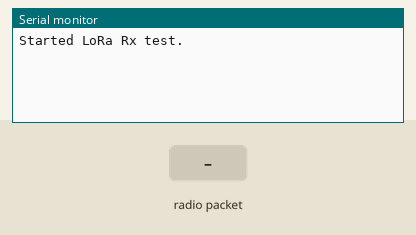
A sketch run on a simulated Arduino Uno, built with avr-gcc and run on an emulated ATmega328P. Shown: the last lines printed to the serial monitor. Inputs (shaded band) come from the test bench. No radio packets arrive unless stated.

Above: at 1.2 s.
1.3 s: radio packet "1" arrives
At 2.5 s:
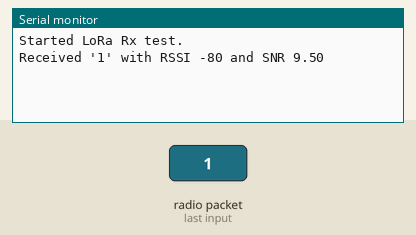
2.8 s: radio packet "0" arrives
At 3.8 s:
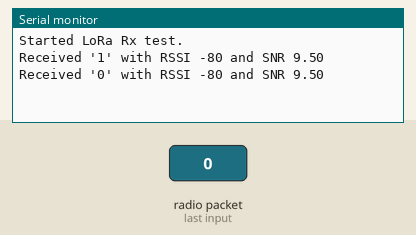
4.3 s: radio packet "2" arrives
At 4.9 s:
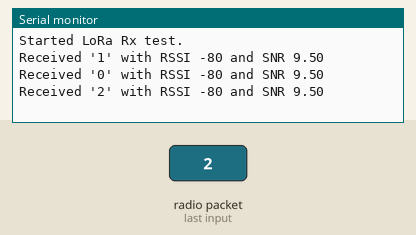

The sketch:

LoRaRX_EZ1.ino
```cpp
/* LoRaRX_EZ_1.ino

Uses LoRa library by Sandeed Mistry to Tx data to a receiver.

Hardware: Arduino Uno and Adafruit 900MHz RFM9x module.

*/

#include <LoRa.h>
#include "SPI.h"

// Here are the LoRa module pins <---> Uno pins
const int csPin = 4;     // LoRa module chip select
const int rstPin = 2;    // LoRa module reset pin
const int irqPin = 3;    // LoRa module interrupt (G0) pin. Must be arduin HW interrupt pin


// Message counter
byte msgCount = 0;


void setup() {
  Serial.begin(9600);
  while (!Serial);

// Configure the pins for the LoRa module
  LoRa.setPins(csPin, rstPin, irqPin);

  Serial.println("Started LoRa Rx test.");

  if (!LoRa.begin(915000000)) {
    Serial.println("LoRa Tx initialization failed!");
    while(1);
}

}

void loop() {

// Try to parse an incoming packet
  int packetSize = LoRa.parsePacket();
  if(packetSize){
    // Received a packet
    Serial.print("Received '");

    // Read packet
    while(LoRa.available()){
      Serial.print((char) LoRa.read());
    }

    // Print RSSI of packet
    Serial.print("' with RSSI ");
    Serial.print(LoRa.packetRssi());
    Serial.print(" and SNR ");
    Serial.println(LoRa.packetSnr());

  }


}
```

Measured:
- after the input at 1.3 s, the serial monitor: prints a new line at once (image 1)
- after the input at 2.8 s, the serial monitor: prints a new line at once (image 2)
- after the input at 4.3 s, the serial monitor: prints a new line at once (image 3)
